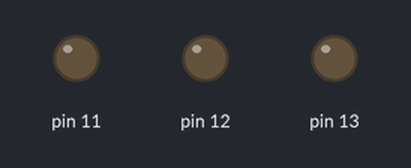
Recording of a sketch running on a simulated Arduino Uno, built with avr-gcc and run on an emulated ATmega328P. On the bench: output pins drawn as LEDs (lit = HIGH).

Above: at 0.5 s.
At 2.5 s:
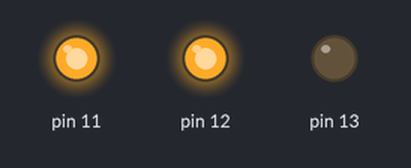
At 3.5 s:
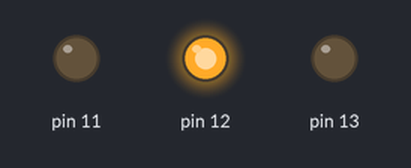
At 4.5 s:
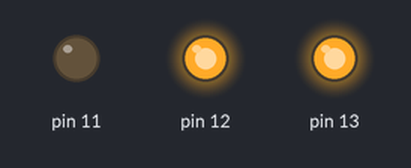
At 6.5 s:
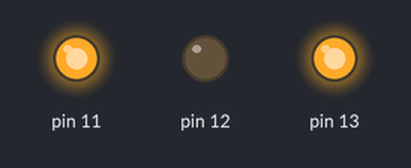
At 9.5 s:
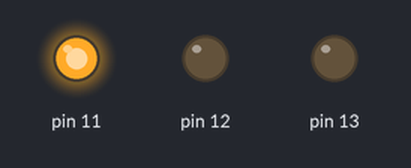
Timing chart, 0 to 10.4 s (numbered marks = the images above):
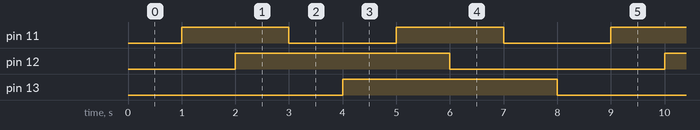

The sketch:

Ex_2.2-More_LEDs.ino
```cpp
void binarycounter(){

digitalWrite(11,LOW);
digitalWrite(12,LOW);
digitalWrite(13,LOW);
delay(1000);
digitalWrite(11,HIGH);
digitalWrite(12,LOW);
digitalWrite(13,LOW);
delay(1000);
digitalWrite(11,HIGH);
digitalWrite(12,HIGH);
digitalWrite(13,LOW);
delay(1000);
digitalWrite(11,LOW);
digitalWrite(12,HIGH);
digitalWrite(13,LOW);
delay(1000);
digitalWrite(11,LOW);
digitalWrite(12,HIGH);
digitalWrite(13,HIGH);
delay(1000);
digitalWrite(11,HIGH);
digitalWrite(12,HIGH);
digitalWrite(13,HIGH);
delay(1000);
digitalWrite(11,HIGH);
digitalWrite(12,LOW);
digitalWrite(13,HIGH);
delay(1000);
digitalWrite(11,LOW);
digitalWrite(12,LOW);
digitalWrite(13,HIGH);
delay(1000);
}

void setup() {
Serial.begin(115200);

pinMode(11,OUTPUT);
pinMode(12,OUTPUT);
pinMode(13,OUTPUT);


}

void loop() {

binarycounter();


}
```

Measured:
- by itself, pin 11: alternates HIGH for 2.0 s and LOW for 2.0 s
- by itself, pin 12, pin 13: alternates HIGH for 4.0 s and LOW for 4.0 s
- by itself, everything shown: repeats every 8.0 s, in 8 steps
